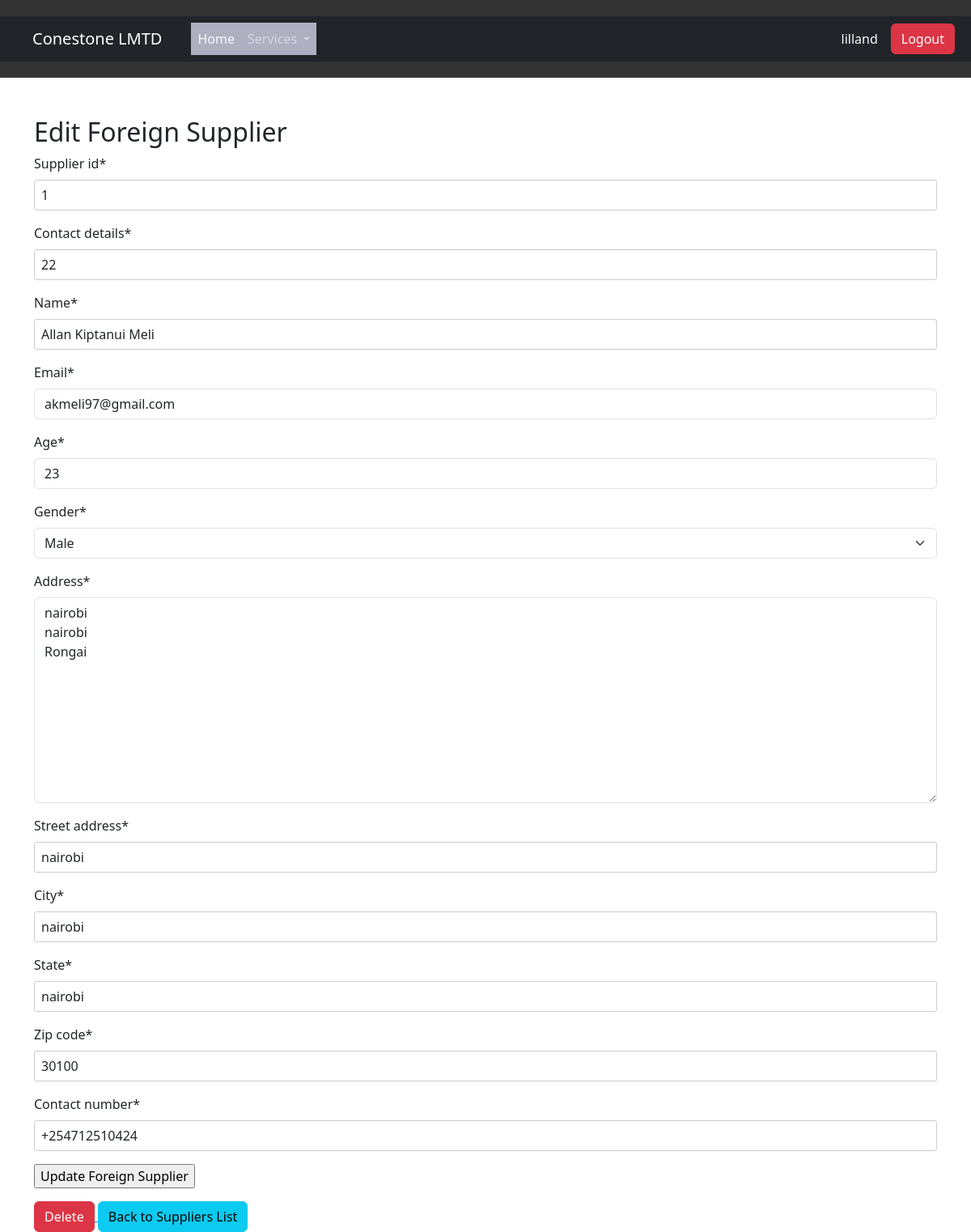
Page /suppliers/1/update/ (signed in) on the committed database.
### ConerstoneLimmited/models.py (models this page shows, shortened)
class ForeignSupplier(models.Model):
    supplier_id = models.CharField(max_length=20, unique=True)
    contact_details = models.CharField(max_length=50)
    GENDER_CHOICES = [
        ('M', 'Male'),
        ('F', 'Female'),
        ('O', 'Other'),
    ]
    name = models.CharField(max_length=50)
    email = models.EmailField(unique=True)
    age = models.PositiveIntegerField()
    gender = models.CharField(max_length=1, choices=GENDER_CHOICES)
    address = models.TextField()
    street_address = models.CharField(max_length=100)
    city = models.CharField(max_length=50)
    state = models.CharField(max_length=50)
    zip_code = models.CharField(max_length=10)
    contact_number = models.CharField(
        max_length=20,
        validators=[
            RegexValidator(
                r'^\+\d{1,20}$',
                'Enter a valid contact number starting with a + sign.'),
        ])

### ConerstoneLimmited/views.py (the view, shortened to what this page needs)
class CreateUpdateSupplierView(LoginRequiredMixin, View):
    login_url = '/login/'
    def get(self, request, supplier_id=None):
        if supplier_id:
            supplier = get_object_or_404(ForeignSupplier,
                                         supplier_id=supplier_id)
        else:
            supplier = None
        form = ForeignSupplierForm(instance=supplier)
        return render(request, 'supplier_form.html', {
            'form': form,
            'supplier': supplier
        })

### ConerstoneLimmited/forms.py
class ForeignSupplierForm(forms.ModelForm):
    class Meta:
        model = ForeignSupplier
        fields = '__all__'

### ConerstoneLimmited/templates/supplier_form.html (shortened to what this page needs)
{% extends 'base.html' %}
{% load crispy_forms_tags %}
{% load bootstrap5 %}
{% block content %}
<div class="container mt-5">
    <h2>{% if supplier %}Edit{% else %}Create{% endif %} Foreign Supplier</h2>
    <form method="post" action="{% url 'create_foreign_supplier' %}">
        {{ form|crispy }}
        <input type="submit" value="{% if supplier %}Update{% else %}Create{% endif %} Foreign Supplier">
    </form>
    {% if supplier %}
        <a href="{% url 'delete_foreign_supplier' supplier.supplier_id %}" onclick="return confirm('Are you sure you want to delete this supplier?')">
            <button type="submit" class="btn btn-danger" >Delete</button>
        </a>
    {% endif %}
    <a href="{% url 'supplier_list' %}">
        <button class="btn btn-info" >Back to Suppliers List</button>
    </a>
</div>
{% endblock %}

### ConerstoneLimmited/templates/base.html (shortened to what this page needs)
{% load static %}
{% load crispy_forms_tags %}
{% load bootstrap5 %}
{% bootstrap_css %}
<!DOCTYPE html>
<html lang="en">
<head>
  <link rel="stylesheet" href="{% static 'css/style.css' %}">
  <link rel="stylesheet" href="{% static 'css/index.css' %}">
  <link href="https://cdn.jsdelivr.net/npm/bootstrap@5.3.2/dist/css/bootstrap.min.css" rel="stylesheet">
  <link rel="stylesheet" href="{% static 'css/bootstrap-datepicker.min.css' %}">
  <link rel="stylesheet" href="https://cdn.jsdelivr.net/npm/bootstrap@4.3.1/dist/css/bootstrap.min.css">
<link href="https://cdn.jsdelivr.net/npm/bootstrap@5.3.2/dist/css/bootstrap.min.css" rel="stylesheet">
</head>
<header>
  <nav class="navbar navbar-expand-lg navbar-dark bg-dark p-2">
    <div class="container-fluid">
      <a class="navbar-brand" href="{% url 'home' %}">Conestone LMTD</a>
      {% if user.is_authenticated %}
        <ul class="navbar-nav me-auto mb-2 mb-lg-0">
          <li class="nav-item"><a class="nav-link text-light" href="{% url 'home' %}">Home</a></li>
          <li class="nav-item dropdown">
            <a class="nav-link dropdown-toggle"  id="navbarDropdown" role="button" data-bs-toggle="dropdown" aria-haspopup="true" aria-expanded="false">
              Services
            </a>
          </li>
        </ul>
        <div class="d-flex">
          <p class="text-light me-3 my-auto">{{ user.username }}</p>
          <a href="{% url 'logout' %}" class="btn btn-danger">Logout</a>
        </div>
      {% else %}
        <a href="{% url 'login' %}" class="btn btn-primary me-3">Login</a>
        <a href="admin" class="btn btn-primary me-3">Admin</a>
        <a href="{% url 'signup' %}" class="btn btn-success">Signup</a>
      {% endif %}
    </div>
  </nav>
</header>
<body class="">
  {% block content %}{% endblock content %}
  </body>
</html>

### ConerstoneLimmited/static/css/style.css (style rules this page uses)
input[type="text"], input[type="password"], input[type="radio"] { width: 100%; padding: 8px; border-radius: 3px; border: 1px solid #ccc; }
button { padding: 10px 20px; background-color: #007bff; color: #fff; border: none; border-radius: 3px; cursor: pointer; }
a { text-decoration: none; text-decoration-line: none; text-underline-position: none; color: #00eeff; }

### ConerstoneLimmited/static/css/index.css (style rules this page uses)
body { font-family: 'Arial', sans-serif; margin: 0; padding: 0; box-sizing: border-box; width: 100%; }
header { text-align: center; padding: 20px 0; background-color: #333; color: #fff; }
nav ul { list-style: none; padding: 0; margin: 0; background-color: #aeb0c1; overflow: hidden; }
nav li { float: left; }
a { text-decoration:none }
nav a { display: block; padding: 15px 20px; text-decoration: none; color: #333; }

### rows in the picture
ForeignSupplier: supplier_id "1", contact_details "22", name "Allan Kiptanui Meli", email "akmeli97@gmail.com", age "23", gender "Male", address "nairobi nairobi Rongai", street_address "nairobi", city "nairobi", state "nairobi", zip_code "30100", contact_number "+254712510424"

### other values in the picture
{{ user.username }} "lilland"
